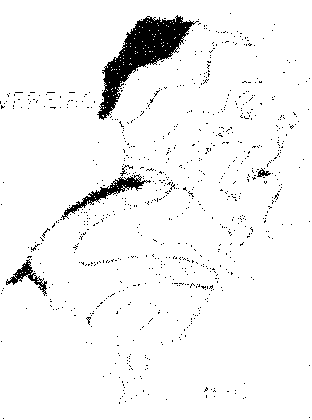
//> input picture src/exercises/convolution-filters/assets/fever-1.pgm, 312 x 420 px
$ ./remove_noise_feb-1   (built with g++ and OpenCV 4)
//> lines starting //> are read from the running program, lines starting //| are printed output that depends on the picture; after the words box and inside, x2 and y2 are one past the last pixel; in counts of white or black regions, pixels touching at a corner belong together
// mediana.cpp - 2024
#include <opencv2/opencv.hpp>
using namespace std;
using namespace cv;

Mat_<uchar> mediana(Mat_<uchar> a)
{
  Mat_<uchar> b(a.rows, a.cols);
  vector<int> v;
  for (int l = 0; l < b.rows; l++)
    for (int c = 0; c < b.cols; c++)
    {
      v.resize(0);
      for (int l2 = -1; l2 <= 1; l2++)
        for (int c2 = -1; c2 <= 1; c2++)
        {
          int l3 = l + l2;
          int c3 = c + c2;
          if (l3 < 0)
            l3 = -l3;
          if (a.rows <= l3)
            l3 = a.rows - (l3 - a.rows + 2);
          if (c3 < 0)
            c3 = -c3;
          if (a.cols <= c3)
            c3 = a.cols - (c3 - a.cols + 2);
          v.push_back(a(l3, c3));
        }
      // vector<int>::iterator meio=v.begin()+v.size()/2;
      auto meio = v.begin() + v.size() / 2;
      nth_element(v.begin(), meio, v.end());
      b(l, c) = *meio;
    }
  return b;
}

int main()
{
  Mat_<uchar> a = imread("assets/fever-1.pgm", 0);
//> a: 420 rows x 312 cols, CV_8UC1; 95.4% white; 809 black regions (804 under 20 px), largest, box (x1, y1, x2, y2) and area: (97, 15, 199, 120) 3340, (61, 174, 151, 220) 714, (6, 259, 47, 296) 366, (257, 168, 271, 177) 57, (120, 165, 133, 176) 33

  for (int i = 0; i < 4; i++)
    a = mediana(a);
//> this loop made 4 passes
//> pass 1, `a = mediana(a);`:
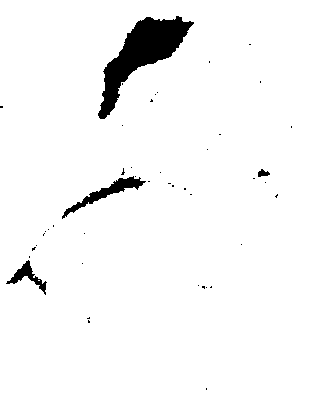
//> a: 420 rows x 312 cols, CV_8UC1; 96.4% white; 45 black regions (41 under 20 px), largest, box (x1, y1, x2, y2) and area: (98, 16, 194, 119) 3451, (62, 176, 146, 219) 708, (6, 260, 47, 295) 379, (258, 169, 270, 177) 60
//> pass 2, `a = mediana(a);`:
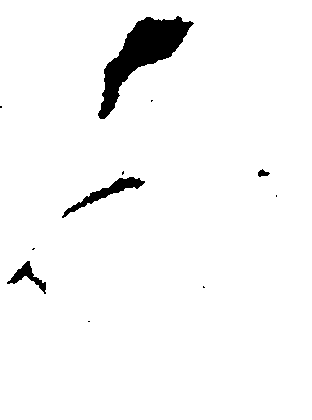
//> a: 420 rows x 312 cols, CV_8UC1; 96.5% white; 11 black regions (7 under 20 px), largest, box (x1, y1, x2, y2) and area: (98, 16, 194, 119) 3449, (62, 177, 145, 218) 702, (7, 261, 46, 294) 374, (258, 169, 270, 177) 57
//> after the loop: a: 420 rows x 312 cols, CV_8UC1; 96.5% white; 4 black regions, box (x1, y1, x2, y2) and area: (98, 16, 193, 119) 3448, (63, 177, 144, 217) 697, (8, 261, 46, 292) 368, (258, 170, 269, 177) 54

  imwrite("results/fever-1-clean.png", a);
}

$ run again, with src/exercises/convolution-filters/assets/fever-2.pgm copied over src/exercises/convolution-filters/assets/fever-1.pgm
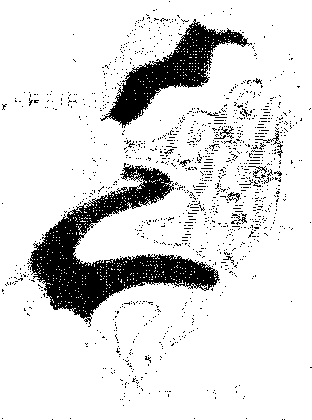
//> input picture src/exercises/convolution-filters/assets/fever-2.pgm, 312 x 420 px
//> the loop `for (int i = 0; i < 4; i++)` made 4 passes
//> pass 1, `a = mediana(a);`:
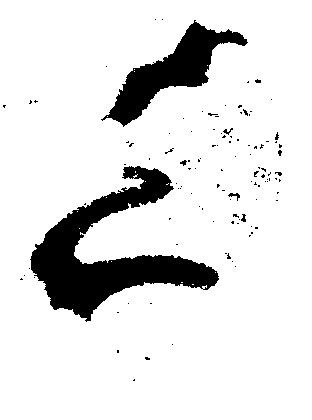
//> a: 420 rows x 312 cols, CV_8UC1; 88.2% white; 111 black regions (105 under 20 px), largest, box (x1, y1, x2, y2) and area: (30, 166, 219, 322) 10154, (101, 20, 248, 127) 4723, (228, 193, 240, 201) 38, (223, 128, 233, 135) 27, (241, 214, 246, 222) 26, (180, 160, 187, 166) 23
//> pass 3, `a = mediana(a);`:
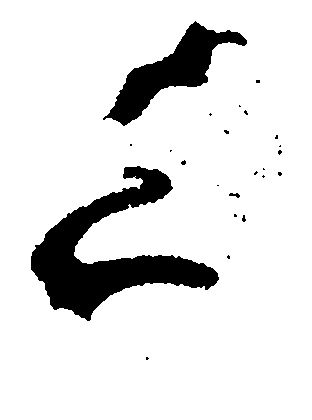
//> a: 420 rows x 312 cols, CV_8UC1; 88.5% white; 23 black regions (20 under 20 px), largest, box (x1, y1, x2, y2) and area: (31, 166, 219, 321) 10183, (103, 21, 247, 126) 4716, (229, 193, 240, 198) 32
